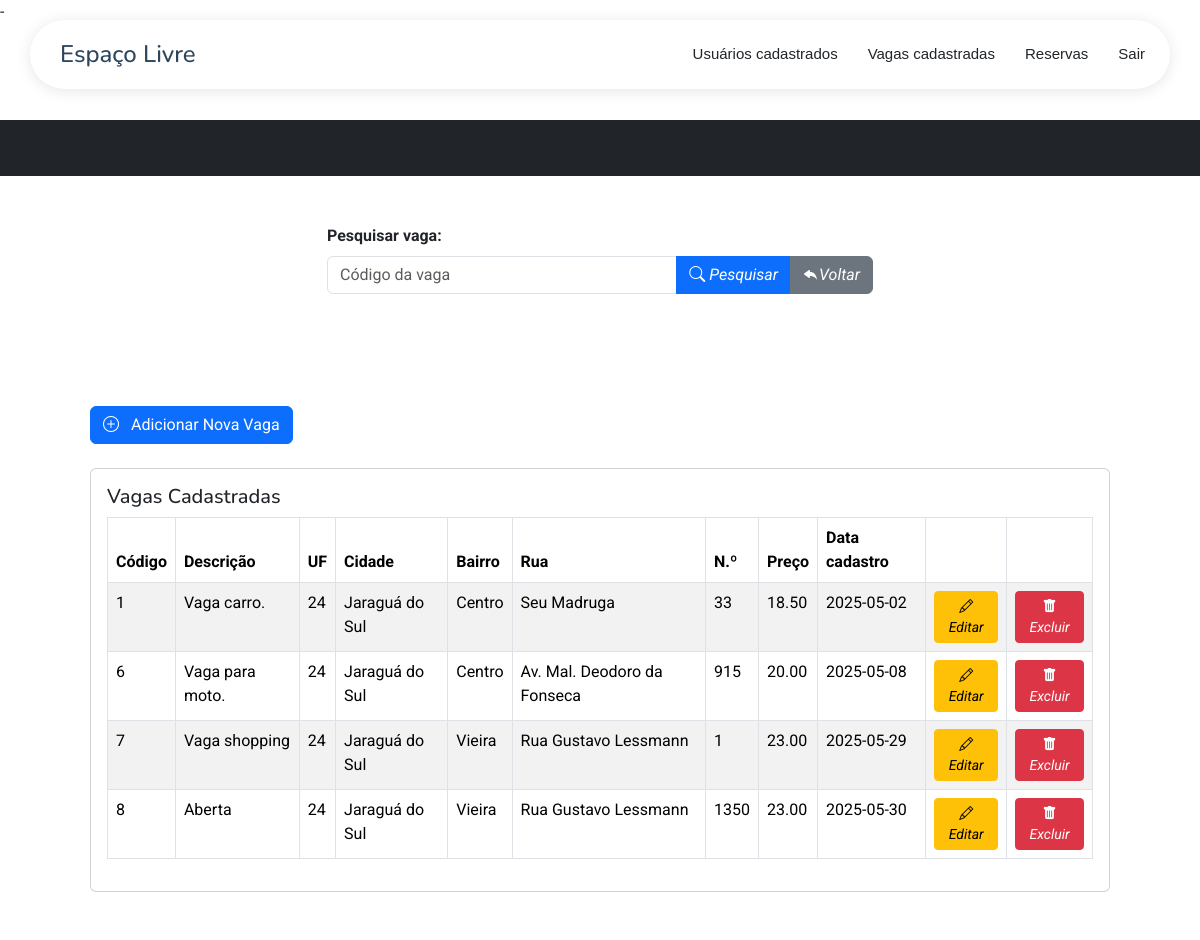
/listaVagas.php, run on an earlier commit of the app's database.
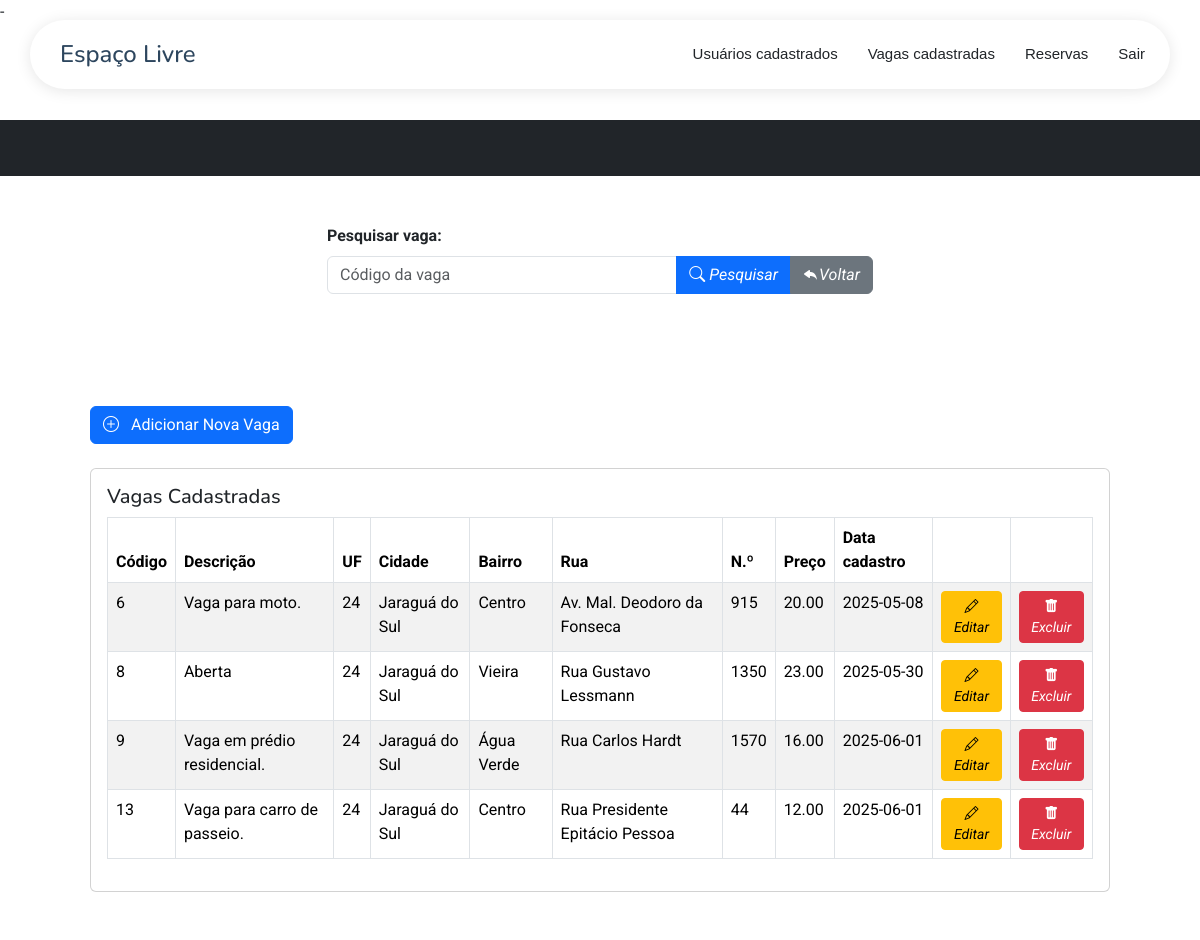
And on a later commit of the database.
### tables this page shows
CREATE TABLE `vagas` (
  `id` int(20) NOT NULL,
  `descricao` text NOT NULL,
  `cep` varchar(20) NOT NULL,
  `cidade` varchar(255) NOT NULL,
  `bairro` varchar(255) NOT NULL,
  `endereco` varchar(255) NOT NULL,
  `numero` varchar(20) DEFAULT NULL,
  `complemento` varchar(255) DEFAULT NULL,
  `foto_vaga` varchar(255) NOT NULL,
  `preco` decimal(10,2) NOT NULL,
  `id_uf` int(20) NOT NULL,
  `id_usuario` int(20) NOT NULL,
  `dataCadastro` date DEFAULT curdate()
);

### listaVagas.php (the view, shortened to what this page needs)
<!DOCTYPE html>
<?php
include_once("conexao.php");
$sql_pesquisa = "SELECT * FROM `vagas`";
?>
<html lang="pt-br">
    <?php
        require_once 'components/head.php';
    ?>
<head>
</head>
<body>
    <?php require_once 'components/headerTres.php'; ?><br><br><br><br><br>
    <header class="bg-dark py-1">
    </header>
    <div class="content">
        <div class="container mt-5">
            <div class="row justify-content-center">
                <div class="col-lg-6">
                    <div class="mb-3">
                        <form action="" method="POST">
                            <label for="id_vaga" class="form-label"><b>Pesquisar vaga:</b></label>
                            <div class="input-group">
                                <input type="number" class="form-control" name="id_vaga" id="id_vaga" placeholder="Código da vaga" />
                                <button type="submit" name="btnPesquisarVagas" class="btn btn-primary">
                                    <i class="bi bi-search"> Pesquisar</i>
                                </button>
                                <button type="submit" name="btnRetornar" class="btn btn-secondary">
                                    <i class="bi bi-reply-fill">Voltar</i>
                                </button>
                            </div>
                        </form>
                    </div>
                </div>
            </div>
            <section class="py-5">
                <div class="container px-4 px-lg-5 mt-5">
                    <div class="mb-4">
                        <a href="cadastrarVaga.php" class="btn btn-primary">
                            <i class="bi bi-plus-circle me-2"></i> Adicionar Nova Vaga
                        </a>
                    </div>
                    <div class="card">
                        <div class="card-body">
                            <h5 class="card-title">Vagas Cadastradas</h5>
                            <div class="table-responsive">
                                <table class="table table-striped table-bordered w-100 table-expanded">
                                    <thead>
                                        <tr>
                                            <th scope="col">Código</th>
                                            <th scope="col">Descrição</th>
                                            <th scope="col">UF</th>
                                            <th scope="col">Cidade</th>
                                            <th scope="col">Bairro</th>
                                            <th scope="col">Rua</th>
                                            <th scope="col">N.º</th>
                                            <th scope="col">Preço</th>
                                            <th scope="col">Data cadastro</th>
                                            <th scope="col"></th>
                                            <th scope="col"></th>
                                        </tr>
                                    </thead>
                                    <tbody>
                                        <?php listarVagas($conexao, $sql_pesquisa); ?>
                                    </tbody>
                                </table>
                            </div>
                        </div>
                    </div>
                </div>
            </section>
        </div>
    </div>
</body>
</html>
<?php
    function listarVagas($conexao, $sql_pesquisa)
    {
        $result = mysqli_query($conexao, $sql_pesquisa);
        while ($linha = mysqli_fetch_assoc($result)) {
            echo "<tr>";
            echo "<td>" . $linha['id'] . "</td>";
            echo "<td>" . $linha['descricao'] . "</td>";
            echo "<td>" . $linha['id_uf'] . "</td>";
            echo "<td>" . $linha['cidade'] . "</td>";
            echo "<td>" . $linha['bairro'] . "</td>";
            echo "<td>" . $linha['endereco'] . "</td>";
            echo "<td>" . $linha['numero'] . "</td>";
            echo "<td>" . $linha['preco'] . "</td>";
            echo "<td>" . $linha['dataCadastro'] . "</td>";
            echo "<td>
                    <a class='btn btn-sm btn-warning' href='editVaga.php?id=" . $linha['id'] . "' id='editar' title='Editar'>
                        <i class='bi bi-pencil'>Editar</i>
                    </a>
                  </td>";
            echo "<td>
                    <a class='btn btn-sm btn-danger' href='deleteVaga.php?id=" . $linha['id'] . "' id='deletar' title='Delete' onclick=\"return confirm('Tem certeza que deseja excluir esta vaga?')\">
                        <i class='bi bi-trash-fill'>Excluir</i>
                    </a>
                  </td>";
            echo "</tr>";
        }
    }
?>

What changed in the data, as far as the page shows it:
removed vagas: id "1", descricao "Vaga carro.", id_uf "24", cidade "Jaraguá do Sul", bairro "Centro", endereco "Seu Madruga", numero "33", preco "18.50", dataCadastro "2025-05-02"
removed vagas: id "7", descricao "Vaga shopping", id_uf "24", cidade "Jaraguá do Sul", bairro "Vieira", endereco "Rua Gustavo Lessmann", numero "1", preco "23.00", dataCadastro "2025-05-29"
added vagas: id "9", descricao "Vaga em prédio residencial.", id_uf "24", cidade "Jaraguá do Sul", bairro "Água Verde", endereco "Rua Carlos Hardt", numero "1570", preco "16.00", dataCadastro "2025-06-01"
added vagas: id "13", descricao "Vaga para carro de passeio.", id_uf "24", cidade "Jaraguá do Sul", bairro "Centro", endereco "Rua Presidente Epitácio Pessoa", numero "44", preco "12.00", dataCadastro "2025-06-01"
